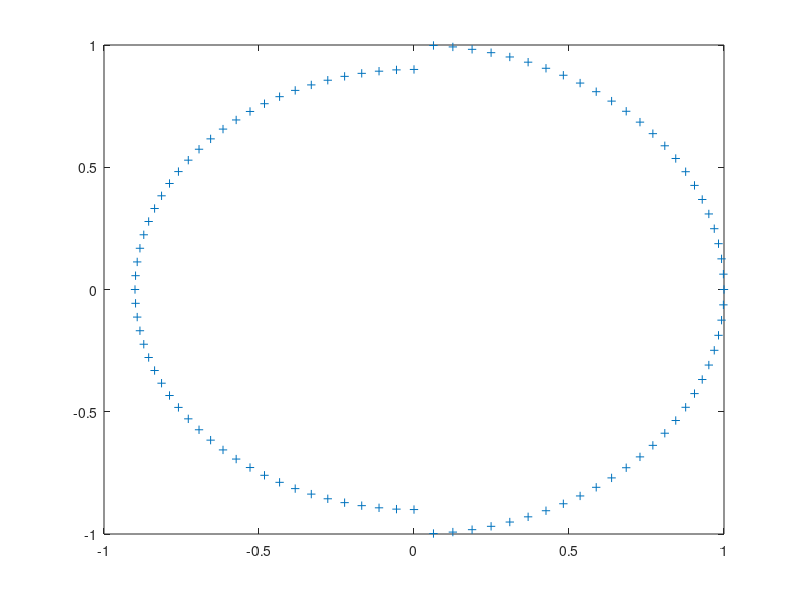

The MATLAB source for this figure:
function [p,z] = jt11c
%
%  test polynomial suggested by Jenkins and Traub
%
    m = 25;
    y = exp(i*pi*[(1-m):(m-1)]/(2*m));
    z = 0.9*exp(i*pi*[m:3*m]/(2*m));
    u = [y,z];
    p = poly(u);
    z = [[y';z'],ones(4*m,1)];
    fprintf('\n');
    fprintf(' Roots are all simple and sensitive, see plot ');
    plot(real(z(:,1)),imag(z(:,1)),'+');
   